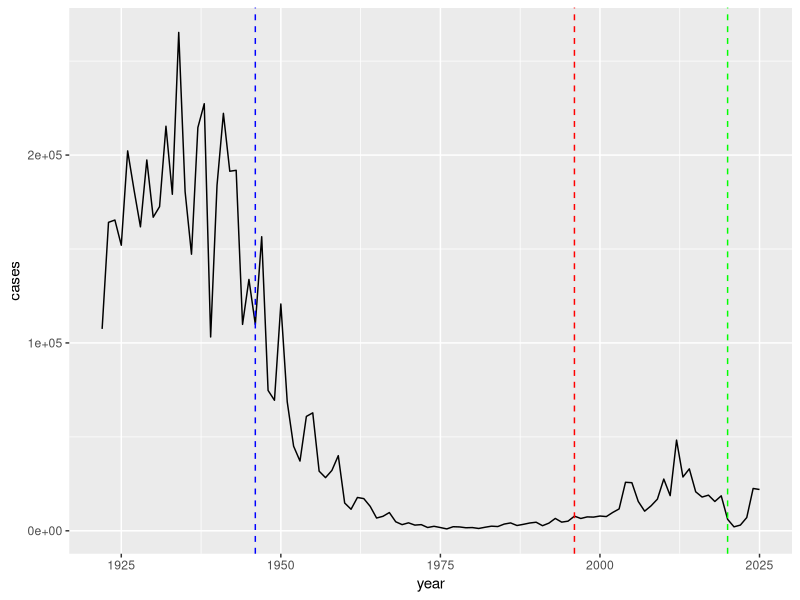

Recreate this plot in R. (Note: this script raises an error after producing the figure.)
## ---- chunk 1
cdc <- data.frame(
  year = c(
    1922L,
    1923L,
    1924L,
    1925L,
    1926L,
    1927L,
    1928L,
    1929L,
    1930L,
    1931L,
    1932L,
    1933L,
    1934L,
    1935L,
    1936L,
    1937L,
    1938L,
    1939L,
    1940L,
    1941L,
    1942L,
    1943L,
    1944L,
    1945L,
    1946L,
    1947L,
    1948L,
    1949L,
    1950L,
    1951L,
    1952L,
    1953L,
    1954L,
    1955L,
    1956L,
    1957L,
    1958L,
    1959L,
    1960L,
    1961L,
    1962L,
    1963L,
    1964L,
    1965L,
    1966L,
    1967L,
    1968L,
    1969L,
    1970L,
    1971L,
    1972L,
    1973L,
    1974L,
    1975L,
    1976L,
    1977L,
    1978L,
    1979L,
    1980L,
    1981L,
    1982L,
    1983L,
    1984L,
    1985L,
    1986L,
    1987L,
    1988L,
    1989L,
    1990L,
    1991L,
    1992L,
    1993L,
    1994L,
    1995L,
    1996L,
    1997L,
    1998L,
    1999L,
    2000L,
    2001L,
    2002L,
    2003L,
    2004L,
    2005L,
    2006L,
    2007L,
    2008L,
    2009L,
    2010L,
    2011L,
    2012L,
    2013L,
    2014L,
    2015L,
    2016L,
    2017L,
    2018L,
    2019L,
    2020L,
    2021L,
    2022L,
    2023L,
    2024L,
    2025L
  ),
  cases = c(
    107473,
    164191,
    165418,
    152003,
    202210,
    181411,
    161799,
    197371,
    166914,
    172559,
    215343,
    179135,
    265269,
    180518,
    147237,
    214652,
    227319,
    103188,
    183866,
    222202,
    191383,
    191890,
    109873,
    133792,
    109860,
    156517,
    74715,
    69479,
    120718,
    68687,
    45030,
    37129,
    60886,
    62786,
    31732,
    28295,
    32148,
    40005,
    14809,
    11468,
    17749,
    17135,
    13005,
    6799,
    7717,
    9718,
    4810,
    3285,
    4249,
    3036,
    3287,
    1759,
    2402,
    1738,
    1010,
    2177,
    2063,
    1623,
    1730,
    1248,
    1895,
    2463,
    2276,
    3589,
    4195,
    2823,
    3450,
    4157,
    4570,
    2719,
    4083,
    6586,
    4617,
    5137,
    7796,
    6564,
    7405,
    7298,
    7867,
    7580,
    9771,
    11647,
    25827,
    25616,
    15632,
    10454,
    13278,
    16858,
    27550,
    18719,
    48277,
    28639,
    32971,
    20762,
    17972,
    18975,
    15609,
    18617,
    6124,
    2116,
    3044,
    7063,
    22538,
    21996
    
  )
)

## ---- chunk 2


library(ggplot2)

ggplot(cdc, aes(x = year, y = cases)) +
  geom_line() +
  geom_vline(xintercept = 1946, lty = 2, col = "blue") +
  geom_vline(xintercept = 1996, lty = 2, col = "red") +
  geom_vline(xintercept = 2020, lty = 2, col = "green")

  
 
## ---- chunk 3
library(jsonlite)

subject <- read_json("http://cmi-pb.org/api/v5_1/subject", simplifyVector = TRUE)

head(subject)
## ---- chunk 4
table(subject$infancy_vac)
## ---- chunk 5
table(subject$biological_sex)
## ---- chunk 6
table(subject$race, subject$biological_sex)

## ---- chunk 7
library(jsonlite)

specimen <- read_json("http://cmi-pb.org/api/v5_1/specimen", simplifyVector = TRUE)

ab_titer <- read_json("http://cmi-pb.org/api/v5_1/plasma_ab_titer", simplifyVector = TRUE)

head(specimen)
## ---- chunk 8
head(ab_titer)

## ---- chunk 9
library(dplyr)

meta <- inner_join(subject, specimen)

head(meta)
## ---- chunk 10
abdata <- inner_join(meta, ab_titer)
head(abdata)
## ---- chunk 11
table(abdata$isotype)
## ---- chunk 12
table(abdata$antigen)

## ---- chunk 13
library(dplyr)

igg <- abdata|>
  filter(isotype == "IgG")

head(igg)

## ---- chunk 14
ggplot(igg) + 
  aes(MFI_normalised, antigen) + 
  geom_boxplot()
## ---- chunk 15

ggplot(igg) + 
  aes(MFI_normalised, antigen) + 
  geom_boxplot() +
  facet_wrap(~infancy_vac)
## ---- chunk 16
ggplot(igg) + 
  aes(MFI_normalised, antigen, col = infancy_vac) + 
  geom_boxplot() 
## ---- chunk 17

ggplot(igg) + 
  aes(MFI_normalised, antigen, col = infancy_vac) + 
  geom_boxplot() +
  facet_wrap(~visit)
## ---- chunk 18
pt.igg.21 <- igg |> filter (antigen =="PT",
               dataset== ("2021_dataset")
               )
head(pt.igg.21)
## ---- chunk 19
ggplot(pt.igg.21) +
  aes(x=planned_day_relative_to_boost,y= MFI_normalised, col=infancy_vac,
      group = subject_id) +
  geom_point() +
  geom_line() + 
  geom_vline(xintercept = 14, lty=2 , col= "black")

## ---- chunk 20
ggplot(pt.igg.21) +
  aes(x = planned_day_relative_to_boost,
      y = MFI_normalised,
      col = infancy_vac,
      group = subject_id) +
  geom_point() +
  geom_line(alpha = 0.3) +
  geom_vline(xintercept = 14, lty = 2, col = "black") +
  geom_vline(xintercept = 0, lty = 2, col = "black") +
  geom_smooth(aes(group = infancy_vac), se = FALSE)
